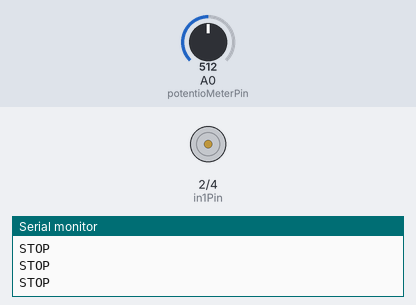
A sketch run on a simulated Arduino Uno, built with avr-gcc and run on an emulated ATmega328P. Parts: motor-driver pin pairs drawn as motors (green arrow = first pin HIGH = forward, orange = second pin HIGH = backward, longer = more drive, scaled by the enable pin), the last lines printed to the serial monitor. The test bench sets the inputs (shaded band); at power-on: A0 (potentioMeterPin) = 512.

Above: at 1.2 s.
1.3 s: A0 (potentioMeterPin) set to 485
At 2.0 s:
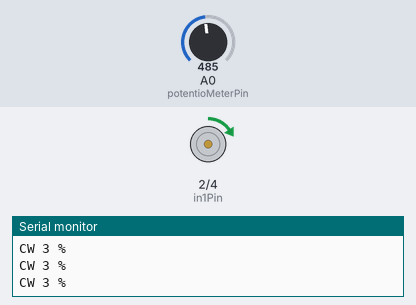
2.8 s: A0 (potentioMeterPin) set to 534
At 3.3 s:
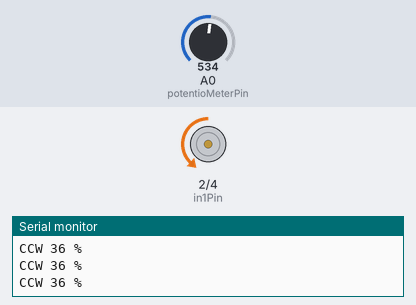
4.3 s: A0 (potentioMeterPin) set to 716
At 4.7 s:
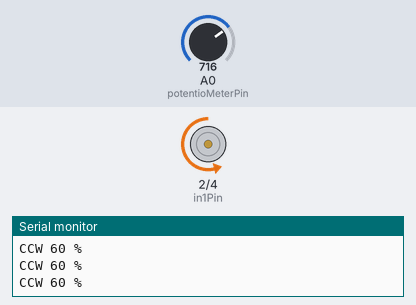
5.8 s: A0 (potentioMeterPin) set to 900
At 7.0 s:
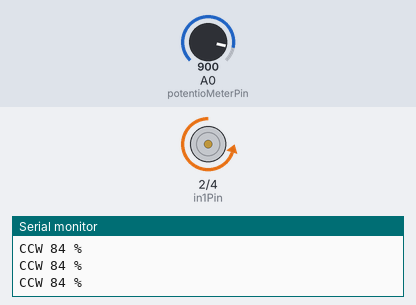
7.3 s: A0 (potentioMeterPin) set to 306
At 8.5 s:
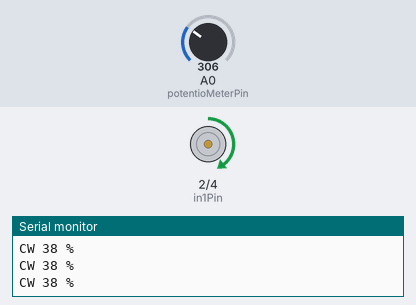
8.8 s: A0 (potentioMeterPin) set to 122
At 10.0 s:
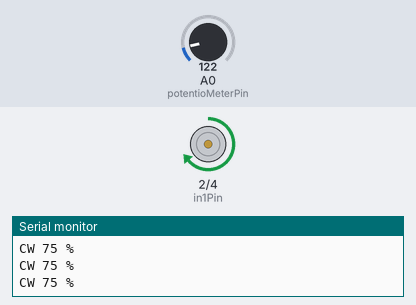
Timing chart, 0 to 11.3 s (numbered marks = the images above; inputs shaded):
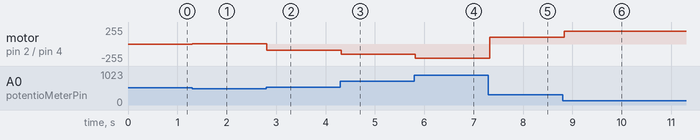

The sketch:

sketch_nov23c.ino
```cpp
/*
 * 예제 7.3
 * DC 모터 구동
 */

// 포텐쇼미터 핀 설정
int potentioMeterPin = 0;

// enable 핀 설정
int ENAPin = 3;
// in1 핀 설정
int in1Pin = 2;
// in2 핀 설정
int in2Pin = 4;

// Enable pin으로 출력할 PWM 신호 변수
int motorPWM;
// 속도 표시를 위한 변수
int motorVelocity;

void setup() {
  // 시리얼 통신 설정
  Serial.begin(9600);

  // 핀 입출력 설정
  pinMode(ENAPin, OUTPUT);
  pinMode(in1Pin, OUTPUT);
  pinMode(in2Pin, OUTPUT);

}

void loop() {
  // 포텐쇼미터 값을 읽어옴
  int potentioMeter = analogRead(potentioMeterPin);

  // 포텐쇼미터 아날로그 입력값이 0~500 일 때 CW로 동작
  if((potentioMeter >= 0) && (potentioMeter <= 500)){

    // 포텐쇼미터 값에 따라 motorPWM값을 변경한다.
    motorPWM = map(potentioMeter, 500, 0, 0, 255);
    // enable 핀에 PWM 펄스를 출력하여 속도를 조절한다.
    analogWrite(ENAPin, motorPWM);
    // 모터를 CW로 회전
    digitalWrite(in1Pin, HIGH);
    digitalWrite(in2Pin, LOW);

    // 모터의 회전 방향을 출력하고 백분율로 속도를 표시한다
    motorVelocity = map(potentioMeter, 500, 0, 0, 100);
    Serial.print("CW ");
    Serial.print(motorVelocity);
    Serial.println(" %");
  }
  // 포텐쇼미터 아날로그 입력값이 524~1023 일 때 CCW로 동작
  else if((potentioMeter >= 524) && (potentioMeter <= 1023)){
    // 포텐쇼미터 값에 따라 motorPWM값을 변경한다.
    motorPWM = map(potentioMeter, 254, 1023, 0, 255);
    // enable 핀에 PWM 펄스를 출력하여 속도를 조절한다.
    analogWrite(ENAPin, motorPWM);

    // 모터를 CCW로 회전
    digitalWrite(in1Pin, LOW);
    digitalWrite(in2Pin, HIGH);

    // 모터의 회전 방향을 출력하고 백분율로 속도를 표시한다.
    motorVelocity = map(potentioMeter, 254, 1023, 0, 100);
    Serial.print("CCW ");
    Serial.print(motorVelocity);
    Serial.println(" %");
  }
  else{
    // 모터를 정지시킨다
    analogWrite(ENAPin, 0);
    digitalWrite(in1Pin, LOW);
    digitalWrite(in2Pin, LOW);

    // 모터 정지 메세지를 출력한다
    Serial.println("STOP");
  }
  delay(100);

}
```

Measured:
- after the input at 1.3 s, motor on pin 2 (in1Pin) / pin 4 (in2Pin): stopped → forward 7/255 at once
- after the input at 2.8 s, motor on pin 2 (in1Pin) / pin 4 (in2Pin): forward 7/255 → backward 92/255 at once
- after the input at 4.3 s, motor on pin 2 (in1Pin) / pin 4 (in2Pin): backward 92/255 → backward 153/255 at once
- after the input at 5.8 s, motor on pin 2 (in1Pin) / pin 4 (in2Pin): backward 153/255 → backward 214/255 at once
- after the input at 7.3 s, motor on pin 2 (in1Pin) / pin 4 (in2Pin): backward 214/255 → forward 98/255 at once
- after the input at 8.8 s, motor on pin 2 (in1Pin) / pin 4 (in2Pin): forward 98/255 → forward 192/255 at once
